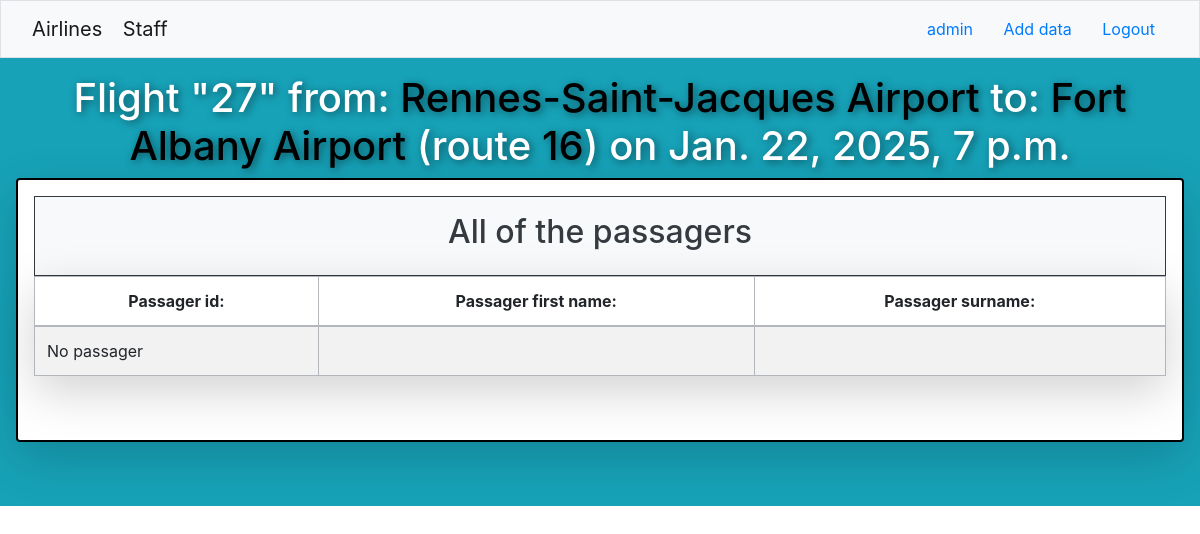
/airline/flight/27 (signed in), run on an earlier commit of the app's database.
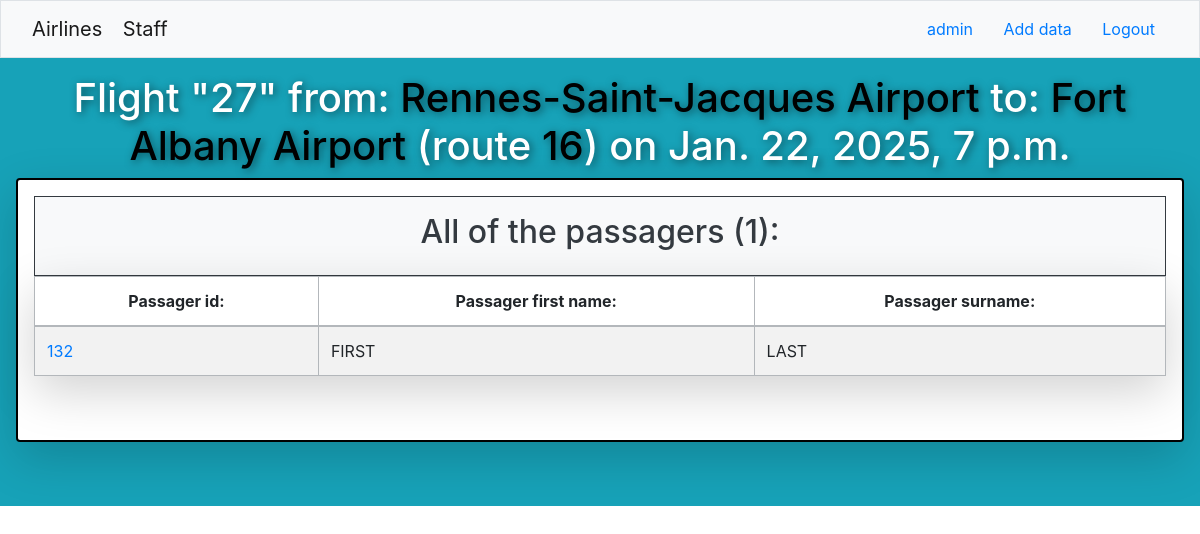
And on a later commit of the database.
### airline/models.py (models this page shows, shortened)
class Flight(models.Model):
    start = models.ForeignKey(Airport, on_delete=models.CASCADE, related_name='departure_flights')
    destination = models.ForeignKey(Airport, on_delete=models.CASCADE, related_name='arrival_flights')
    date = models.DateTimeField()
    passengers = models.ManyToManyField('Passager', related_name='flight_passager', blank=True)

class Airport(models.Model):
    airport_id = models.IntegerField(primary_key=True)
    name = models.CharField(max_length=100)
    city = models.CharField(max_length=100)
    country = models.CharField(max_length=100)
    latitude = models.FloatField()
    longitude = models.FloatField()
    departures = models.ManyToManyField('Flight', related_name='departure_airports', blank=True)
    arrivals = models.ManyToManyField('Flight', related_name='arrival_airports', blank=True)
    def __str__(self):
        return f"{self.name}"

class Route(models.Model):
    start = models.ForeignKey(Airport, on_delete=models.CASCADE, related_name='departure_routes')
    destination = models.ForeignKey(Airport, on_delete=models.CASCADE, related_name='arrival_routes')
    flights = models.ManyToManyField(Flight, related_name='routes')
    def __str__(self):
        return f"{self.id}"

class Passager(models.Model):
    user = models.ForeignKey(
        settings.AUTH_USER_MODEL,
        on_delete=models.CASCADE,
        related_name="passager_user",
        blank=True,
        null=True
    )
    first_name = models.CharField(max_length=20)
    surname = models.CharField(max_length=30)
    flights = models.ManyToManyField(Flight, related_name='passenger_set', blank=True)

### airline/views.py (the view)
# urls.py: path('flight/<int:fli_id>', views.flight, name='flight'),
def flight(request, fli_id):
    flight = get_object_or_404(Flight, pk=fli_id)
    start_airport = flight.start
    dest_airport = flight.destination
    map = folium.Map(location=[start_airport.latitude, start_airport.longitude], zoom_start=6, height=250)
    folium.Marker(location=[start_airport.latitude, start_airport.longitude], popup=f'Start: {start_airport.name}', icon=folium.Icon(color='green')).add_to(map)
    folium.Marker(location=[dest_airport.latitude, dest_airport.longitude], popup=f'Destination: {dest_airport.name}', icon=folium.Icon(color='red')).add_to(map)
    line = PolyLine(locations=[[start_airport.latitude, start_airport.longitude], [dest_airport.latitude, dest_airport.longitude]], color='blue', weight=2, opacity=10)
    line.add_to(map)
    context = {'flight': flight, 'map': map._repr_html_()}
    return render(request, template_name='airline/flight.html', context=context)

### airline/templates/airline/flight.html (shortened to what this page needs)
{% extends "airline/index.html" %}
{% block content %}
<div class="p-3 bg-info text-white text-center" style="position: absolute;  width: 100%;">
    <h1 class="text-shadow" style="text-shadow: 0.15rem 0.15rem 0.5rem rgba(0, 0, 0, 0.5)">
        Flight "{{flight.id}}"
        from: <a style="color: black;" href="/airline/airport/{{flight.start.airport_id}}">{{flight.start}}</a>
        to: <a style="color:black;" href="/airline/airport/{{flight.destination.airport_id}}">{{flight.destination}}</a>
        (route {% for route in flight.routes.all %} <a href=/airline/routes/{{route}} style="color:black;">{{route}}</a>{% endfor %})
        on {{flight.date}}
    </h1>
    {% if user.groups.all.0.name == 'Staff' or request.user.is_superuser  %}
    <div style="border-width: 2px; border-style: solid; border-color: black;" class="shadow-lg p-3 mb-5 bg-white rounded">
        <table class="table table-striped table-secondary table-bordered shadow-lg p-3 mb-5 bg-white rounded">
            <thead>
                <div class="p-3 mt-0 bg-light text-dark text-center border border-dark">
                    <h2 >All of the passagers {% if flight.passengers.all %}({{ flight.passengers.all|length }}):{% endif %}</h2>
                </div>
                <tr>
                    <th>Passager id: </th>
                    <th>Passager first name: </th>
                    <th>Passager surname: </th>
                </tr>
            </thead>
            <tbody class="text-left">
                {% if flight.passengers.all %}
                    {% for passager in flight.passengers.all %}
                        <tr>
                            <td><a href="/airline/passager/{{passager.id}}">{{passager.id}}</a></td>
                            <td>{{passager.first_name}}</td>
                            <td>{{passager.surname}}</td>
                        </tr>
                    {% endfor %}
                {% else %}
                    <tr>
                        <td>No passager</td>
                        <td></td>
                        <td></td>
                    </tr>
                {% endif %}
            </tbody>
        </table>
    </div>
</div>
    {% endif %}
{% endblock %}

### airline/templates/airline/index.html (shortened to what this page needs)
<!DOCTYPE html>
<html lang="en">
<head>
    {% load static %}
    <link rel="stylesheet" href="https://maxcdn.bootstrapcdn.com/bootstrap/4.5.2/css/bootstrap.min.css">
</head>
<body>
    <nav class="navbar navbar-light bg-light border">
        <div class="container-fluid">
            <div class="navbar-header">
                    <a class="navbar-brand" href="/airline/">Airlines</a>
                {% if user.groups.all.0.name == 'Staff' or request.user.is_superuser  %}
                    <a class="navbar-brand" href="/airline/staff">Staff</a>
                {% endif %}
            </div>
            <ul class="nav navbar-nav navbar-right">
                {% if user.is_authenticated %}
                <li>
                  {% if user.groups.all.0.name == 'Staff' or request.user.is_superuser  %}
                    <a class="btn btn-link" href="/admin">{{user}}</a>
                    <a class="btn btn-link" href="/airline/add_data">Add data</a>
                  {% endif %}
                  <a class="btn btn-link" href="{% url 'user:logout' %}">Logout</a>
                </li>
                {% endif %}
            </ul>
        </div>
    </nav>
{% block content %}
{% endblock %}
</html>

### airline/templates/airline/index.html (style rules this page uses)
th, td { vertical-align: middle !important; }

What changed in the data, as far as the page shows it:
shown differently, row unchanged: Flight "Rennes-Saint-Jacques Airport": passengers.all|length (not shown) → "1"
added Passager: id "132", first_name "FIRST", surname "LAST"
Also different on the page:
text no longer shown: "No passager"
